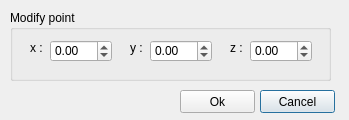
<?xml version="1.0" encoding="UTF-8"?>
<ui version="4.0">
 <class>ModifyPointDialog</class>
 <widget class="QDialog" name="ModifyPointDialog">
  <property name="geometry">
   <rect>
    <x>0</x>
    <y>0</y>
    <width>349</width>
    <height>120</height>
   </rect>
  </property>
  <property name="windowTitle">
   <string>ModifyPointDialog</string>
  </property>
  <widget class="QGroupBox" name="groupBox">
   <property name="geometry">
    <rect>
     <x>10</x>
     <y>10</y>
     <width>321</width>
     <height>71</height>
    </rect>
   </property>
   <property name="title">
    <string>Modify point</string>
   </property>
   <widget class="QLabel" name="label">
    <property name="geometry">
     <rect>
      <x>20</x>
      <y>30</y>
      <width>21</width>
      <height>16</height>
     </rect>
    </property>
    <property name="text">
     <string>x : </string>
    </property>
   </widget>
   <widget class="QLabel" name="label_2">
    <property name="geometry">
     <rect>
      <x>120</x>
      <y>30</y>
      <width>21</width>
      <height>16</height>
     </rect>
    </property>
    <property name="text">
     <string>y : </string>
    </property>
   </widget>
   <widget class="QLabel" name="label_3">
    <property name="geometry">
     <rect>
      <x>220</x>
      <y>30</y>
      <width>16</width>
      <height>16</height>
     </rect>
    </property>
    <property name="text">
     <string>z : </string>
    </property>
   </widget>
   <widget class="QDoubleSpinBox" name="xSpinBox">
    <property name="geometry">
     <rect>
      <x>40</x>
      <y>30</y>
      <width>62</width>
      <height>22</height>
     </rect>
    </property>
    <property name="minimum">
     <double>-1000.000000000000000</double>
    </property>
    <property name="maximum">
     <double>1000.000000000000000</double>
    </property>
    <property name="singleStep">
     <double>0.500000000000000</double>
    </property>
   </widget>
   <widget class="QDoubleSpinBox" name="ySpinBox">
    <property name="geometry">
     <rect>
      <x>140</x>
      <y>30</y>
      <width>62</width>
      <height>22</height>
     </rect>
    </property>
    <property name="minimum">
     <double>-1000.000000000000000</double>
    </property>
    <property name="maximum">
     <double>1000.000000000000000</double>
    </property>
    <property name="singleStep">
     <double>0.500000000000000</double>
    </property>
   </widget>
   <widget class="QDoubleSpinBox" name="zSpinBox">
    <property name="geometry">
     <rect>
      <x>240</x>
      <y>30</y>
      <width>62</width>
      <height>22</height>
     </rect>
    </property>
    <property name="minimum">
     <double>-1000.000000000000000</double>
    </property>
    <property name="maximum">
     <double>1000.000000000000000</double>
    </property>
    <property name="singleStep">
     <double>0.500000000000000</double>
    </property>
   </widget>
  </widget>
  <widget class="QPushButton" name="cancelButton">
   <property name="geometry">
    <rect>
     <x>260</x>
     <y>90</y>
     <width>75</width>
     <height>23</height>
    </rect>
   </property>
   <property name="text">
    <string>Cancel</string>
   </property>
  </widget>
  <widget class="QPushButton" name="okButton">
   <property name="geometry">
    <rect>
     <x>180</x>
     <y>90</y>
     <width>75</width>
     <height>23</height>
    </rect>
   </property>
   <property name="text">
    <string>Ok</string>
   </property>
  </widget>
 </widget>
 <layoutdefault spacing="6" margin="11"/>
 <resources/>
 <connections/>
</ui>
